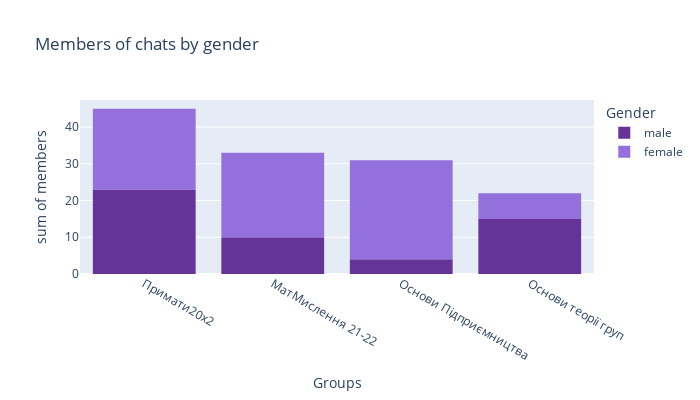

The code cell stored with this chart in its notebook:
### Code cell
fig = px.histogram(b, x="name", y="count", color="gender",
            title="Members of chats by gender",
            width=700, height=400,
            labels={ # replaces default labels by column name
                "gender": "Gender",  "name": "Groups", "count": "members"},
            category_orders={ # replaces default order by column name
                "name": ["Примати20х2","МатМислення 21-22", "Основи Підприємництва", "Основи теорії груп"],
                "gender": ["male", "female"]},
            color_discrete_map={ # replaces default color mapping by value
                "male": "RebeccaPurple", "female": "MediumPurple"}
            )
fig.show()

### Figure 1 — Plotly figure (JSON) as saved in the notebook; plotly's stock layout.template omitted (floating-point values rounded to 4 significant figures)
{"data": [{"alignmentgroup": "True", "bingroup": "x", "histfunc": "sum", "hovertemplate": "Gender=male<br>Groups=%{x}<br>sum of members=%{y}<extra></extra>", "legendgroup": "male", "marker": {"color": "RebeccaPurple", "pattern": {"shape": ""}}, "name": "male", "offsetgroup": "male", "orientation": "v", "showlegend": true, "type": "histogram", "x": ["МатМислення 21-22", "Основи Підприємництва", "Основи теорії груп", "Примати20х2"], "xaxis": "x", "y": [10, 4, 15, 23], "yaxis": "y"}, {"alignmentgroup": "True", "bingroup": "x", "histfunc": "sum", "hovertemplate": "Gender=female<br>Groups=%{x}<br>sum of members=%{y}<extra></extra>", "legendgroup": "female", "marker": {"color": "MediumPurple", "pattern": {"shape": ""}}, "name": "female", "offsetgroup": "female", "orientation": "v", "showlegend": true, "type": "histogram", "x": ["МатМислення 21-22", "Основи Підприємництва", "Основи теорії груп", "Примати20х2"], "xaxis": "x", "y": [23, 27, 7, 22], "yaxis": "y"}], "layout": {"barmode": "relative", "height": 400, "legend": {"title": {"text": "Gender"}, "tracegroupgap": 0}, "title": {"text": "Members of chats by gender"}, "width": 700, "xaxis": {"anchor": "y", "categoryarray": ["Примати20х2", "МатМислення 21-22", "Основи Підприємництва", "Основи теорії груп"], "categoryorder": "array", "domain": [0, 1], "title": {"text": "Groups"}}, "yaxis": {"anchor": "x", "domain": [0, 1], "title": {"text": "sum of members"}}}}
